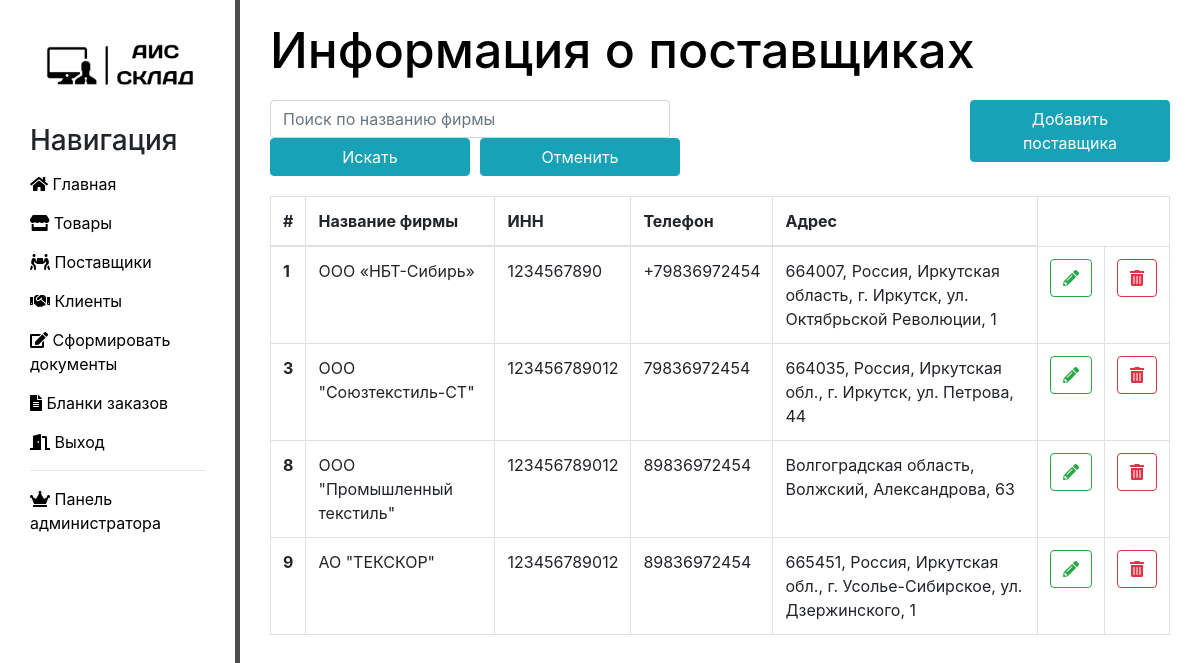
Screenshot of /providers (signed in) with the database file from the repository.
### main/models.py (models this page shows, shortened)
class Provider(models.Model):
    provider_name = models.CharField('Название фирмы', max_length=255)
    inn = models.BigIntegerField('ИНН')
    phone = models.CharField('Телефон', max_length=20)
    address = models.CharField('Адрес', max_length=255)
    class Meta:
        verbose_name = 'Поставщик'
        verbose_name_plural = 'Поставщики'

### main/views.py (the view, shortened to what this page needs)
# urls.py: path('providers', views.providers_func, name='providers'),
def providers_func(request):
    search_query = request.GET.get('search', '').upper()
    providers = Provider.objects.all()
    key_list = []
    message = ''
    return render(request, 'main/providers_inform.html', {'providers': providers, 'key': key_list, 'message': message})

### main/templates/main/providers_inform.html (shortened to what this page needs)
{% extends 'main/layout.html' %}
{% block content %}
    <div class="features">
    <h1>Информация о поставщиках
        <a href="{% url 'add_provider' %}"> <button type="button" class="btn btn-info">Добавить поставщика</button></a>
       </h1>
         <div>
            <form action="{% url 'providers' %}" method="GET" class="form-inline my-2 my-lg-0">
          <input type="search" class="form-control mr-sm-2" placeholder="Поиск по названию фирмы" name="search" style="width: 400px;">
          <button type="Submit" class="btn btn-info my-2 my-sm-0" name = "Submit" value="Submit" >Искать</button>
          <button type="Submit" class="btn btn-info my-2 my-sm-0" name = "Cancel" value="Reset" style="margin-left:10px;">Отменить</button>
            </form>
         </div>
        <p style="padding: 10px;">{{message}}</p>
        <table class="table table-bordered">
   <thead>
    <tr>
      <th scope="col">#</th>
      <th scope="col">Название фирмы</th>
      <th scope="col">ИНН</th>
      <th scope="col">Телефон</th>
      <th scope="col">Адрес</th>
    </tr>
  </thead>
  <tbody>
  {% if providers %}
   {% for el in providers %}
             {% if key %}
                {% for k in key %}
                    {% if el.id == k %}
    <tr>
      <th scope="row">{{el.id}}</th>
      <td>{{el.provider_name}}</td>
      <td>{{el.inn}}</td>
      <td>{{el.phone}}</td>
      <td>{{el.address}}</td>
     <td><a href="{% url 'update_provider' el.id %}"><button class="btn btn-outline-success"><i class="fas fa-pencil-alt"></i></button></a></td>
      <td><a href="{% url 'delete_provider' el.id %}"><button type="submit" class="btn btn-outline-danger"><i class="fas fa-trash-alt"></i></button></a></td>
    </tr>
                  {% endif %}
            {% endfor %}
            {% else %}
         <tr>
      <th scope="row">{{el.id}}</th>
      <td>{{el.provider_name}}</td>
      <td>{{el.inn}}</td>
      <td>{{el.phone}}</td>
      <td>{{el.address}}</td>
     <td><a href="{% url 'update_provider' el.id %}"><button class="btn btn-outline-success"><i class="fas fa-pencil-alt"></i></button></a></td>
      <td><a href="{% url 'delete_provider' el.id %}"><button type="submit" class="btn btn-outline-danger"><i class="fas fa-trash-alt"></i></button></a></td>
    </tr>
        {% endif %}
   {% endfor %}
  {% else %}
        <p>У вас нет поставщиков</p>
  {% endif %}
  </tbody>
</table>
    </div>
{% endblock %}

### main/templates/main/layout.html (shortened to what this page needs)
{% load static %}
<!doctype html>
<html lang="en">
<head>
    <link rel="stylesheet"  href = "https://stackpath.bootstrapcdn.com/bootstrap/4.3.1/css/bootstrap.min.css">
    <link rel="stylesheet" href="{% static 'main/css/main.css' %}">
    <link rel="stylesheet" href="https://use.fontawesome.com/releases/v5.8.2/css/all.css">
</head>
<body>
    <aside>
         <img src="{% static 'main/img/logo.png' %}" width="100%"   alt="logo">
        <h3>Навигация</h3>
        <ul>
           <a href="{% url 'home' %}" ><li><i class="fas fa-home"></i></i> Главная</li></a>
            {% if user.is_authenticated %}
           <a href="{% url 'products' %}"><li><i class="fas fa-store"></i> Товары</li></a>
           <a href="{% url 'providers' %}" ><li><i class="fas fa-people-carry"></i> Поставщики</li></a>
            <a href="{% url 'clients' %}"><li><i class="fas fa-handshake"></i> Клиенты</li></a>
            {% for group in request.user.groups.all %}
            {% if group.name == 'Заведующий складом' or group.name == 'Администратор сайта' %}
              <a href="{% url 'documents' %}"><li><i class="fas fa-edit"></i></i> Сформировать документы</li></a>
            {% else %}
              <a href="{% url 'documents' %}"><li><i class="fas fa-edit"></i></i> Посмотреть документы</li></a>
                {% endif %}
            {% endfor %}
           <a href="{% url 'my-view' %}"><li><i class="fas fa-file-alt"></i> Бланки заказов</li></a>
            <a href="{% url 'logout' %}"><li><i class="fas fa-door-open"></i></i> Выход</li></a>
            {% else %}
            <a href="{% url 'login' %}"><li><i class="fas fa-sign-in-alt"></i> Войти</li></a>
            {% endif %}
            {% if user.is_superuser %}
            <hr>
            <a href="{% url 'admin:index' %}"><li><i class="fas fa-crown"></i> Панель администратора</li></a>
            {% endif %}
        </ul>
    </aside>
    <main>
       {% block content %}
    {% endblock %}
    </main>
</body>
</html>

### main/static/main/css/main.css (style rules this page uses)
body { background: ; }
aside { float: left; background: white; width: 20%; padding: 2.5%; height: 100vh; border-right: 5px solid #4d4d4d; }
aside h3 { margin-top: 20px; font-size: 28px; }
aside img { padding: 0% }
aside ul { padding: 0%; }
aside ul li { color: black; display: block; margin-top: 15px; transition: transform .5s ease; }
main .features { float:left; color: black; margin: 20px 10px 10px 30px; text-align: left; width: 75%; }
main .features h1 { font-size: 50px; margin-bottom: 20px; }
main .features p { max-width: 50%; margin: 0px ; }
form { width:60% }
.btn-info { float: right; margin-top:20px; width: 200px; }

### rows the page displays
Provider: id "1", provider_name "ООО «НБТ-Сибирь»", inn "1234567890", phone "+79836972454", address "664007, Россия, Иркутская область, г. Иркутск, ул. Октябрьской Революции, 1"
Provider: id "3", provider_name "ООО \"Союзтекстиль-СТ\"", inn "123456789012", phone "79836972454", address "664035, Россия, Иркутская обл., г. Иркутск, ул. Петрова, 44"
Provider: id "8", provider_name "ООО \"Промышленный текстиль\"", inn "123456789012", phone "89836972454", address "Волгоградская область, Волжский, Александрова, 63"
Provider: id "9", provider_name "АО \"ТЕКСКОР\"", inn "123456789012", phone "89836972454", address "665451, Россия, Иркутская обл., г. Усолье-Сибирское, ул. Дзержинского, 1"
